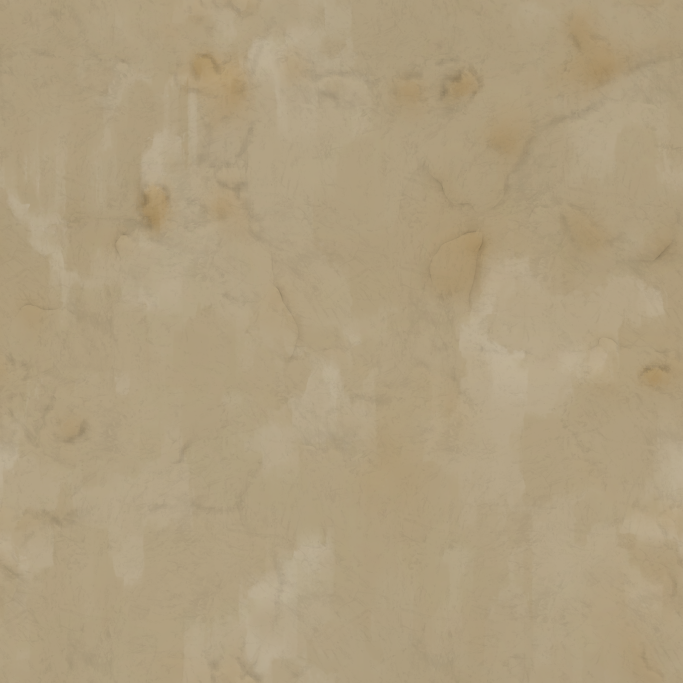
#> input picture game-source/godot3d/assets/free_cc0/quaternius/glTF/T_Plaster_BaseColor.png, 2048 x 2048 px (shown at 1/3 size)
$ python prepare_rev207_cc0_pbr_textures.py
#> lines starting #> are read from the running program, lines starting #| are printed output that depends on the picture
#!/usr/bin/env python3
"""Build nine MOBILE-sized genuine Quaternius CC0 PBR maps.

The original diffuse/normal/ORM/roughness bitmaps are already in the
official Canglan source checkout. Every original Git blob SHA1 is pinned.
Only BaseColor is color-graded; NEVER recolor tangent normal or roughness.
No invented generic image can quietly substitute a missing source PNG.
"""
from __future__ import annotations
import hashlib
import json
from pathlib import Path
from PIL import Image, ImageEnhance

ROOT = Path(__file__).resolve().parents[1]
SOURCE = ROOT / "game-source/godot3d/assets/free_cc0/quaternius/glTF"
DEST = ROOT / "game-source/apk176-ota177-candidate/materials/rev207"
PIN = {
 "plaster_albedo.png":("T_Plaster_BaseColor.png","14ff755f0dc786a775faea8eb9d51ef1e4dcd613"),
 "plaster_normal.png":("T_Plaster_Normal.png","2acb6dca1684544e4a99eb19aff8892c0c2ee232"),
 "plaster_orm.png":("T_Plaster_ORM.png","460dbd52ccfb6ab72eaa4223c889f24b6f659cfa"),
 "tile_albedo.png":("T_RoundTiles_BaseColor.png","1499f2b4d6eda2da8ca7512c342ed29632cf3d1e"),
 "tile_normal.png":("T_RoundTiles_Normal.png","abf6b84678b40f1bdbb5f557c73414d8568bfa15"),
 "tile_roughness.png":("T_RoundTiles_Roughness.png","625b67a09c51c5db00c8500bb473002d8fc82367"),
 "timber_albedo.png":("T_WoodTrim_BaseColor.png","3547da835b7b1aa89e27e98c68b1582bd203ef93"),
 "timber_normal.png":("T_WoodTrim_Normal.png","f959c6344604f28800497bb276f70043aee0fea2"),
 "timber_roughness.png":("T_WoodTrim_Roughness.png","ce396e8c01df5bb1d7a584e46e696a9904223f41"),
}
TARGET_RESOLUTION=512
MAX_OUTPUT_BYTES=9*1024*1024


def original_sha1(raw: bytes) -> str:
    return hashlib.sha1(f"blob {len(raw)}\0".encode()+raw).hexdigest()


def main() -> None:
    DEST.mkdir(parents=True,exist_ok=True)
    result=[]
    for dst,(src,expected_sha) in PIN.items():
        path=SOURCE/src
        raw=path.read_bytes()
        actual=original_sha1(raw)
        if actual!=expected_sha:
            raise RuntimeError(f"Changed upstream CC0 PBR source: {src} {actual}")
        with Image.open(path) as opened:
#> opened is the input picture: PIL image 2048x2048 RGB; mean R, G, B 174.6, 158, 126.9
            if opened.width<512 or opened.height<512:
                raise RuntimeError(f"Source resolution too small: {src}")
            img=opened.convert("RGB")
            img.thumbnail((TARGET_RESOLUTION,TARGET_RESOLUTION),Image.Resampling.LANCZOS)
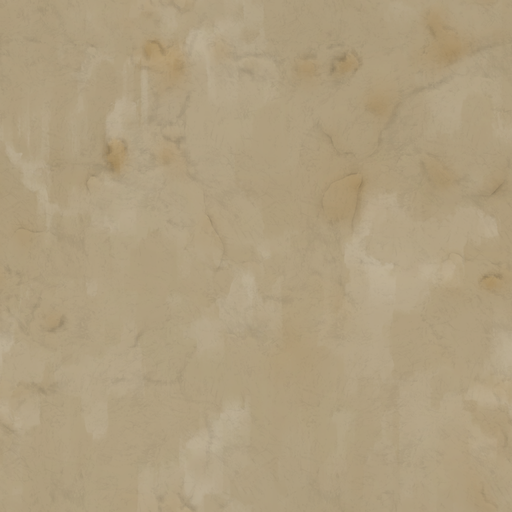
#> img: PIL image 512x512 RGB; mean R, G, B 174.7, 158.1, 127
            if img.size!=(512,512):
                # Real source maps must have square UV layout, not stretched.
                raise RuntimeError(f"Non-square source refused: {src} {img.size}")
            if dst.endswith("_albedo.png"):
                # Vivid yet restrained source-faithful chroma adjustment.
                img=ImageEnhance.Color(img).enhance(1.24)
                img=ImageEnhance.Contrast(img).enhance(1.055)
                img=ImageEnhance.Brightness(img).enhance(0.955)
            img.save(DEST/dst,optimize=True,compress_level=9)
        data=(DEST/dst).read_bytes()
        result.append({
            "file":dst,"source":src,"source_blob_sha1":expected_sha,
            "output_sha256":hashlib.sha256(data).hexdigest(),
            "bytes":len(data),"width":512,"height":512,
            "role":"albedo" if dst.endswith("_albedo.png") else (
                "normal" if dst.endswith("_normal.png") else (
                "orm" if dst.endswith("_orm.png") else "roughness")),
            "license":"CC0-1.0",
        })
    total=sum(m["bytes"] for m in result)
    if total>MAX_OUTPUT_BYTES:
        raise RuntimeError(f"Mobile PBR material pack too heavy: {total}")
    manifest={
        "schema":207,"source":"Quaternius CC0 original PBR source PNGs",
        "source_directory":str(SOURCE.relative_to(ROOT)),
        "license":"CC0-1.0","size":512,"count":len(result),
        "bytes":total,"maps":result,
        "modification":"512x512 Lanczos preserving original normal/roughness; 1.24x chroma & restrained contrast on albedo only",
    }
    (DEST/"manifest.json").write_text(json.dumps(
        manifest,ensure_ascii=False,indent=2)+"\n",encoding="utf-8")
    print("PASS_REV207_REAL_SOURCE_VERIFIED_QUATERNIUS_NINE_PBR_MAPS_512PX",total)


if __name__=="__main__":
#> (the run stopped early here; a loop or call above may not have finished)
